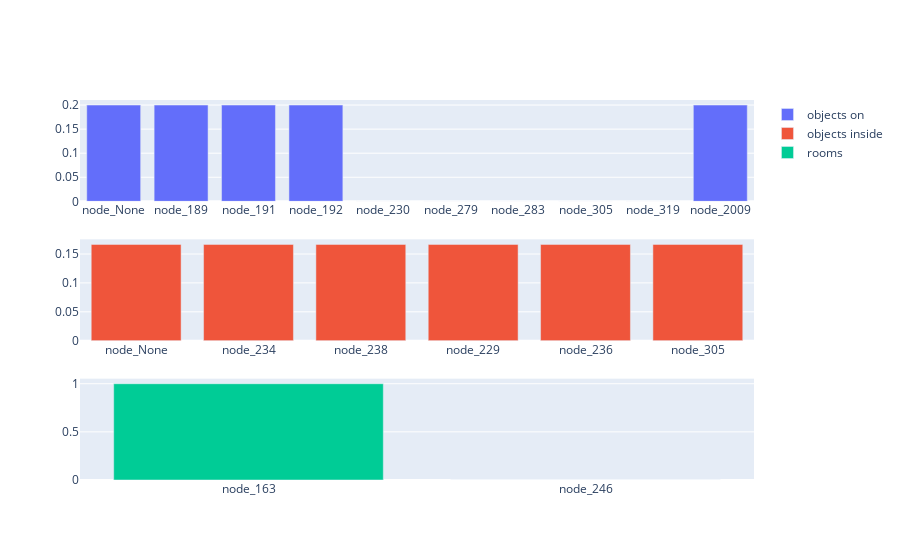
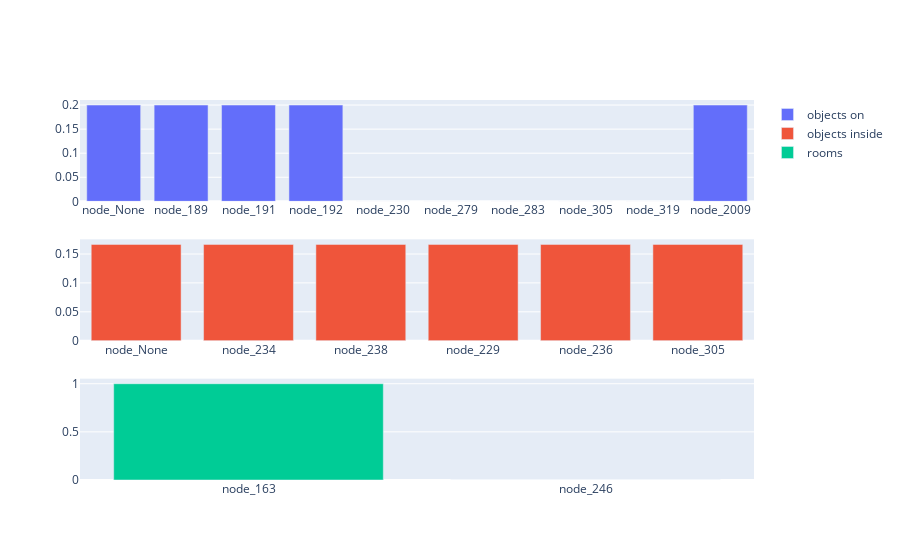
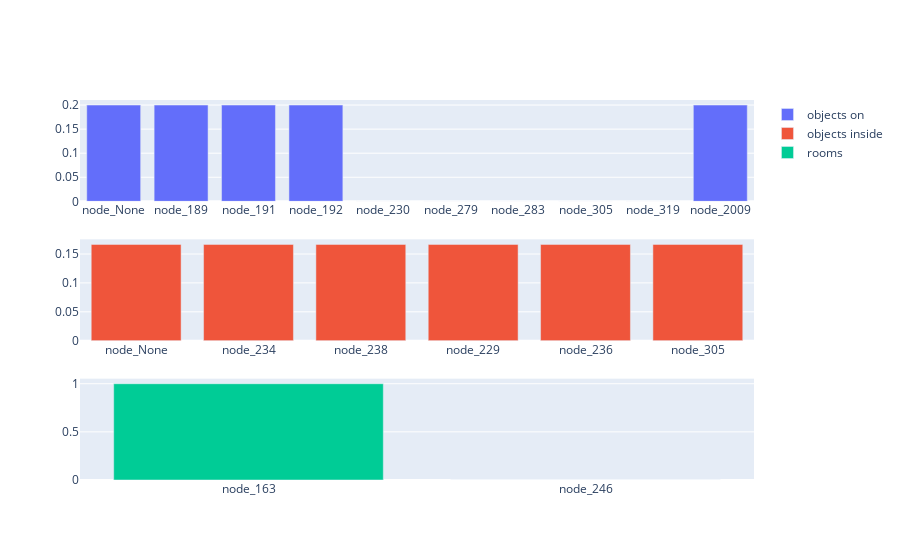
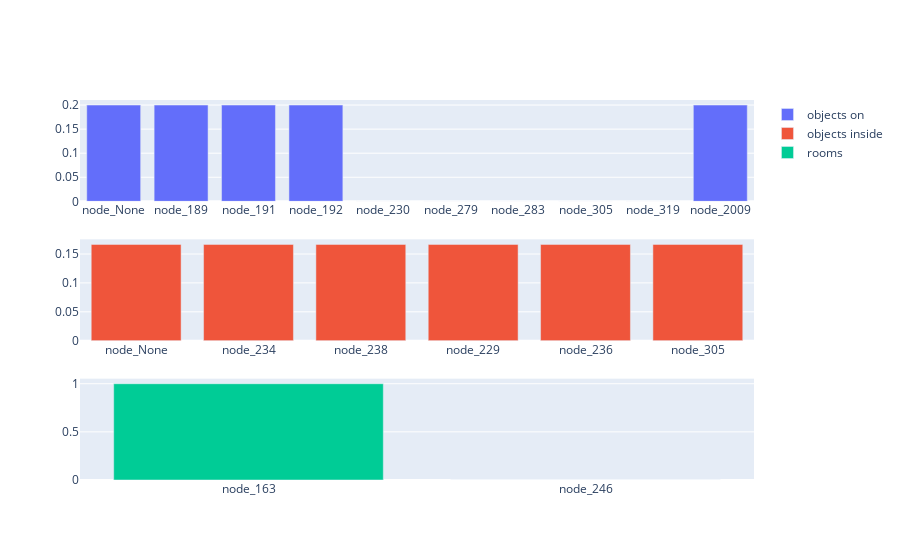

Notebook code for these charts, in order:
### Code cell
import numpy as np
import random
seed = 8
torch.manual_seed(seed)
torch.cuda.manual_seed(seed)
np.random.seed(seed)
random.seed(seed)


single_agent.env.reset(path_init_env, goal_name)
single_agent.previous_belief_graph = None
obs_graph = single_agent.get_observations()
single_agent.sample_belief(obs_graph)

for i in range(50):
    _, instruction, _, _, _ = single_agent.one_step_rollout(str_goal, False, use_belief=True)
    graph_belief = single_agent.belief_sim.vh_state.to_dict()
    edge_interest = [x for x in graph_belief['edges'] if x['from_id'] == obj_id and x['relation_type'] != 'CLOSE']
    print(instruction, edge_interest)
    plot_belief(single_agent.belief, obj_id)
    
# for i in range(3):
#     time.sleep(0.5)
#     clear_output()
#     observations = single_agent.get_observations()
#     single_agent.sample_belief(observations)
#     plot_belief(single_agent.belief, obj_id)

### Figure 1 — Plotly figure (JSON) as saved in the notebook; plotly's stock layout.template omitted (floating-point values rounded to 4 significant figures)
{"data": [{"name": "objects on", "orientation": "v", "type": "bar", "x": ["node_None", "node_189", "node_191", "node_192", "node_230", "node_279", "node_283", "node_305", "node_319", "node_2009"], "xaxis": "x", "y": [0.2, 0.2, 0.2, 0.2, 0, 0, 0, 0, 0, 0.2], "yaxis": "y"}, {"name": "objects inside", "orientation": "v", "type": "bar", "x": ["node_None", "node_234", "node_238", "node_229", "node_236", "node_305"], "xaxis": "x2", "y": [0.1667, 0.1667, 0.1667, 0.1667, 0.1667, 0.1667], "yaxis": "y2"}, {"name": "rooms", "orientation": "v", "type": "bar", "x": ["node_163", "node_246"], "xaxis": "x3", "y": [1, 0], "yaxis": "y3"}], "layout": {"xaxis": {"anchor": "y", "domain": [0, 1]}, "xaxis2": {"anchor": "y2", "domain": [0, 1]}, "xaxis3": {"anchor": "y3", "domain": [0, 1]}, "yaxis": {"anchor": "x", "domain": [0.7333, 1]}, "yaxis2": {"anchor": "x2", "domain": [0.3667, 0.6333]}, "yaxis3": {"anchor": "x3", "domain": [0, 0.2667]}}}

### Figure 2 — Plotly figure (JSON) as saved in the notebook; plotly's stock layout.template omitted (floating-point values rounded to 4 significant figures)
{"data": [{"name": "objects on", "orientation": "v", "type": "bar", "x": ["node_None", "node_189", "node_191", "node_192", "node_230", "node_279", "node_283", "node_305", "node_319", "node_2009"], "xaxis": "x", "y": [0.2, 0.2, 0.2, 0.2, 0, 0, 0, 0, 0, 0.2], "yaxis": "y"}, {"name": "objects inside", "orientation": "v", "type": "bar", "x": ["node_None", "node_234", "node_238", "node_229", "node_236", "node_305"], "xaxis": "x2", "y": [0.1667, 0.1667, 0.1667, 0.1667, 0.1667, 0.1667], "yaxis": "y2"}, {"name": "rooms", "orientation": "v", "type": "bar", "x": ["node_163", "node_246"], "xaxis": "x3", "y": [1, 0], "yaxis": "y3"}], "layout": {"xaxis": {"anchor": "y", "domain": [0, 1]}, "xaxis2": {"anchor": "y2", "domain": [0, 1]}, "xaxis3": {"anchor": "y3", "domain": [0, 1]}, "yaxis": {"anchor": "x", "domain": [0.7333, 1]}, "yaxis2": {"anchor": "x2", "domain": [0.3667, 0.6333]}, "yaxis3": {"anchor": "x3", "domain": [0, 0.2667]}}}

### Figure 3 — Plotly figure (JSON) as saved in the notebook; plotly's stock layout.template omitted (floating-point values rounded to 4 significant figures)
{"data": [{"name": "objects on", "orientation": "v", "type": "bar", "x": ["node_None", "node_189", "node_191", "node_192", "node_230", "node_279", "node_283", "node_305", "node_319", "node_2009"], "xaxis": "x", "y": [0.2, 0.2, 0.2, 0.2, 0, 0, 0, 0, 0, 0.2], "yaxis": "y"}, {"name": "objects inside", "orientation": "v", "type": "bar", "x": ["node_None", "node_234", "node_238", "node_229", "node_236", "node_305"], "xaxis": "x2", "y": [0.1667, 0.1667, 0.1667, 0.1667, 0.1667, 0.1667], "yaxis": "y2"}, {"name": "rooms", "orientation": "v", "type": "bar", "x": ["node_163", "node_246"], "xaxis": "x3", "y": [1, 0], "yaxis": "y3"}], "layout": {"xaxis": {"anchor": "y", "domain": [0, 1]}, "xaxis2": {"anchor": "y2", "domain": [0, 1]}, "xaxis3": {"anchor": "y3", "domain": [0, 1]}, "yaxis": {"anchor": "x", "domain": [0.7333, 1]}, "yaxis2": {"anchor": "x2", "domain": [0.3667, 0.6333]}, "yaxis3": {"anchor": "x3", "domain": [0, 0.2667]}}}

### Figure 4 — Plotly figure (JSON) as saved in the notebook; plotly's stock layout.template omitted (floating-point values rounded to 4 significant figures)
{"data": [{"name": "objects on", "orientation": "v", "type": "bar", "x": ["node_None", "node_189", "node_191", "node_192", "node_230", "node_279", "node_283", "node_305", "node_319", "node_2009"], "xaxis": "x", "y": [0.2, 0.2, 0.2, 0.2, 0, 0, 0, 0, 0, 0.2], "yaxis": "y"}, {"name": "objects inside", "orientation": "v", "type": "bar", "x": ["node_None", "node_234", "node_238", "node_229", "node_236", "node_305"], "xaxis": "x2", "y": [0.1667, 0.1667, 0.1667, 0.1667, 0.1667, 0.1667], "yaxis": "y2"}, {"name": "rooms", "orientation": "v", "type": "bar", "x": ["node_163", "node_246"], "xaxis": "x3", "y": [1, 0], "yaxis": "y3"}], "layout": {"xaxis": {"anchor": "y", "domain": [0, 1]}, "xaxis2": {"anchor": "y2", "domain": [0, 1]}, "xaxis3": {"anchor": "y3", "domain": [0, 1]}, "yaxis": {"anchor": "x", "domain": [0.7333, 1]}, "yaxis2": {"anchor": "x2", "domain": [0.3667, 0.6333]}, "yaxis3": {"anchor": "x3", "domain": [0, 0.2667]}}}
